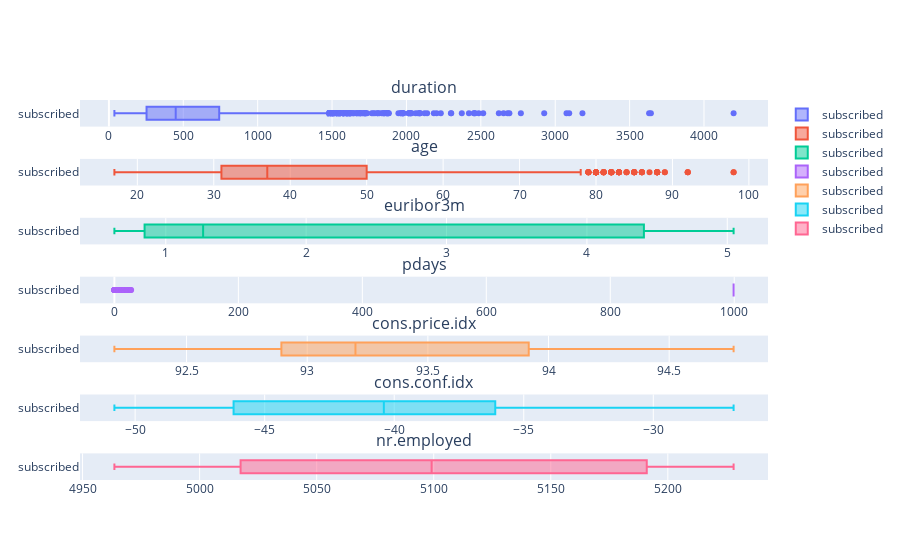

Here is the notebook cell this chart was saved with:
### Code cell
import plotly.graph_objs as go

fig = tools.make_subplots(rows=7, cols=1, print_grid=True, vertical_spacing=0.085, subplot_titles=('duration', 'age', 'euribor3m', 'pdays', 'cons.price.idx', 'cons.conf.idx', 'nr.employed'))
fig.add_trace(go.Box(x=df_bank_full_data[df_bank_full_data.y=='yes'].duration.tolist(), name="subscribed" ), 1, 1)
fig.add_trace(go.Box(x=df_bank_full_data[df_bank_full_data.y=='yes'].age.tolist(), name="subscribed" ), 2, 1)
fig.add_trace(go.Box(x=df_bank_full_data[df_bank_full_data.y=='yes'].euribor3m.tolist(), name="subscribed" ), 3, 1)
fig.add_trace(go.Box(x=df_bank_full_data[df_bank_full_data.y=='yes'].pdays.tolist(), name="subscribed" ), 4, 1)
fig.add_trace(go.Box(x=df_bank_full_data[df_bank_full_data.y=='yes']['cons.price.idx'].tolist(), name="subscribed" ), 5, 1)
fig.add_trace(go.Box(x=df_bank_full_data[df_bank_full_data.y=='yes']['cons.conf.idx'].tolist(), name="subscribed" ), 6, 1)
fig.add_trace(go.Box(x=df_bank_full_data[df_bank_full_data.y=='yes']['nr.employed'].tolist(), name="subscribed" ), 7, 1)

### Figure 1 — Plotly figure (JSON) as saved in the notebook; plotly's stock layout.template omitted (floating-point values rounded to 4 significant figures; data arrays with more than 128 entries replaced by an {"elided": "..."} marker saying what was removed)
{"data": [{"name": "subscribed", "type": "box", "x": {"elided": "4640 int values"}, "xaxis": "x", "yaxis": "y"}, {"name": "subscribed", "type": "box", "x": {"elided": "4640 int values"}, "xaxis": "x2", "yaxis": "y2"}, {"name": "subscribed", "type": "box", "x": {"elided": "4640 float values"}, "xaxis": "x3", "yaxis": "y3"}, {"name": "subscribed", "type": "box", "x": {"elided": "4640 int values"}, "xaxis": "x4", "yaxis": "y4"}, {"name": "subscribed", "type": "box", "x": {"elided": "4640 float values"}, "xaxis": "x5", "yaxis": "y5"}, {"name": "subscribed", "type": "box", "x": {"elided": "4640 float values"}, "xaxis": "x6", "yaxis": "y6"}, {"name": "subscribed", "type": "box", "x": {"elided": "4640 float values"}, "xaxis": "x7", "yaxis": "y7"}], "layout": {"annotations": [{"font": {"size": 16}, "showarrow": false, "text": "duration", "x": 0.5, "xanchor": "center", "xref": "paper", "y": 1.0, "yanchor": "bottom", "yref": "paper"}, {"font": {"size": 16}, "showarrow": false, "text": "age", "x": 0.5, "xanchor": "center", "xref": "paper", "y": 0.845, "yanchor": "bottom", "yref": "paper"}, {"font": {"size": 16}, "showarrow": false, "text": "euribor3m", "x": 0.5, "xanchor": "center", "xref": "paper", "y": 0.69, "yanchor": "bottom", "yref": "paper"}, {"font": {"size": 16}, "showarrow": false, "text": "pdays", "x": 0.5, "xanchor": "center", "xref": "paper", "y": 0.535, "yanchor": "bottom", "yref": "paper"}, {"font": {"size": 16}, "showarrow": false, "text": "cons.price.idx", "x": 0.5, "xanchor": "center", "xref": "paper", "y": 0.38, "yanchor": "bottom", "yref": "paper"}, {"font": {"size": 16}, "showarrow": false, "text": "cons.conf.idx", "x": 0.5, "xanchor": "center", "xref": "paper", "y": 0.225, "yanchor": "bottom", "yref": "paper"}, {"font": {"size": 16}, "showarrow": false, "text": "nr.employed", "x": 0.5, "xanchor": "center", "xref": "paper", "y": 0.07, "yanchor": "bottom", "yref": "paper"}], "xaxis": {"anchor": "y", "domain": [0, 1]}, "xaxis2": {"anchor": "y2", "domain": [0, 1]}, "xaxis3": {"anchor": "y3", "domain": [0, 1]}, "xaxis4": {"anchor": "y4", "domain": [0, 1]}, "xaxis5": {"anchor": "y5", "domain": [0, 1]}, "xaxis6": {"anchor": "y6", "domain": [0, 1]}, "xaxis7": {"anchor": "y7", "domain": [0, 1]}, "yaxis": {"anchor": "x", "domain": [0.93, 1.0]}, "yaxis2": {"anchor": "x2", "domain": [0.775, 0.845]}, "yaxis3": {"anchor": "x3", "domain": [0.62, 0.69]}, "yaxis4": {"anchor": "x4", "domain": [0.465, 0.535]}, "yaxis5": {"anchor": "x5", "domain": [0.31, 0.38]}, "yaxis6": {"anchor": "x6", "domain": [0.155, 0.225]}, "yaxis7": {"anchor": "x7", "domain": [0, 0.07]}}}
